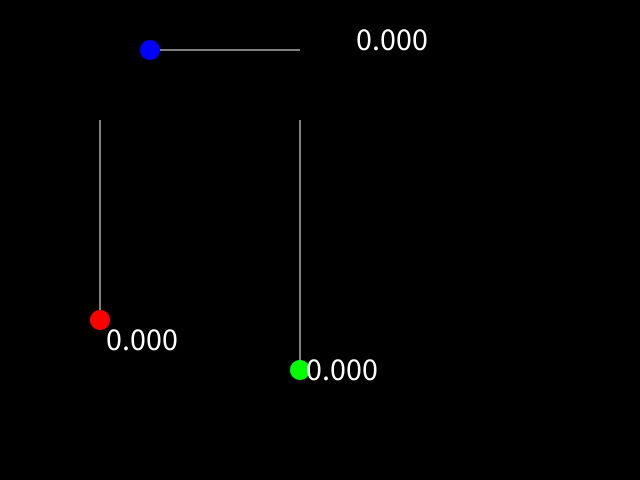
Frame 1 (no input)
Frame 60 (the mouse pressed at the canvas centre just before this capture): identical to frame 1, image omitted
Frame 120 (the mouse held since frame 60 and released just before this capture): identical to frame 1, image omitted

The Processing sketch that drew this single still picture (run headless with seeded random() and noise(); from frame 60 on, the mouse is pressed at the canvas centre):

// Processing sketch: Sliders
// ── Sliders.pde
boolean usingslider = false;
VSlider slid1;
VSlider slid2;
HSlider slid3;

void setup()
{
  size(640,480);
  background(0);
  slid1 = new VSlider( "Speed", 100, 120, 200, 10, color(255,0,0) );
  slid2 = new VSlider( "Depth", 300, 120, 250, 10, color(0,255,0) );
  slid3 = new HSlider ( "Rate", 150, 50, 150, 10, color(0,0,255) );
}

void draw()
{
  background(0);
  slid1.show();
  slid2.show();
  slid3.show();
  fill(255);
  textSize(32);
  text(slid1.getValue(), 100, 350);
  text(slid2.getValue(), 300, 380);
  text(slid3.getValue(), 350, 50);
}

void mousePressed()
{
  slid1.mouseOver(true);
  slid2.mouseOver(true);
  slid3.mouseOver(true);
}

void mouseReleased()
{
  slid1.mouseOver(false);
  slid2.mouseOver(false);
  slid3.mouseOver(false);
}
// ── HSlider.pde
class HSlider
{
  float x, y;
  float w;
  float dim;
  float value;
  float position;
  color shade;
  String name;
  boolean active;
  
  HSlider(String _name, float _x, float _y, float _w, float _dim, color _shade) 
  {
    x = _x;
    y = _y;
    w = _w;
    dim = _dim;
    shade = _shade;
    name = _name;
    position = x;
    value = 0;
  }
  
  void show()
  {
    move();
    fill(127);
    noStroke();
    rect(x,y-dim/10,w,dim/5);
    fill(shade);
    ellipse(position, y, dim*2, dim*2);
  }
  
  float getValue()
  {
    return value;
  }
  
  void move()
  {
    if (active)
    {
      position = mouseX;
      if (position > x+w) position = x+w;
      if (position < x) position = x;
      value = (position-x)/w;
    }
  }
  
  void mouseOver(boolean stat)
  {
    if (stat)
    {
      float d = sqrt((position-mouseX)*(position-mouseX)+(y-mouseY)*(y-mouseY));
      if( d < dim ) active = true;
      else active = false;
    }
    else active = false;
  }
  
}
// ── VSlider.pde
class VSlider
{
  float x, y;
  float h;
  float dim;
  float value;
  float position;
  color shade;
  String name;
  boolean active;
  
  VSlider(String _name, float _x, float _y, float _h, float _dim, color _shade) 
  {
    x = _x;
    y = _y;
    h = _h;
    dim = _dim;
    shade = _shade;
    name = _name;
    position = y + h;
    value = 0;
  }
  
  void show()
  {
    move();
    fill(127);
    noStroke();
    rect(x-dim/10,y,dim/5,h);
    fill(shade);
    ellipse(x, position, dim*2, dim*2);
  }
  
  float getValue()
  {
    return value;
  }
  
  void move()
  {
    if (active)
    {
      position = mouseY;
      if (position > y+h) position = y+h;
      if (position < y) position = y;
      value = 1 - ((position-y)/h);
    }
  }
  
  void mouseOver(boolean stat)
  {
    if (stat)
    {
      float d = sqrt((x-mouseX)*(x-mouseX)+(position-mouseY)*(position-mouseY));
      if( d < dim ) active = true;
      else active = false;
    }
    else active = false;
  }
  
}
